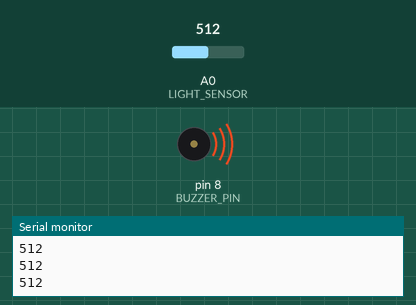
Recording of a sketch running on a simulated Arduino Uno, built with avr-gcc and run on an emulated ATmega328P. Parts: buzzer (waves = sounding), the last lines printed to the serial monitor. The test bench sets the inputs (shaded band); at power-on: A0 (LIGHT_SENSOR) = 512.

Above: at 1.2 s.
1.3 s: A0 (LIGHT_SENSOR) set to 0
At 1.7 s:
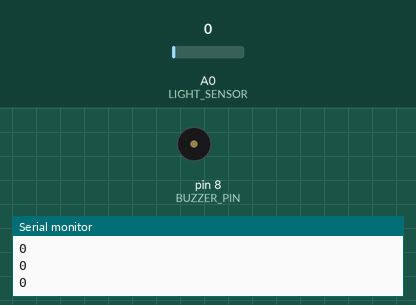
2.8 s: A0 (LIGHT_SENSOR) set to 122
At 4.1 s:
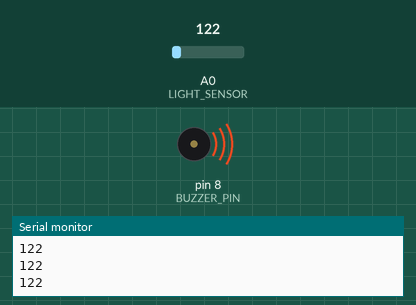
Timing chart, 0 to 5.8 s (numbered marks = the images above; inputs shaded):
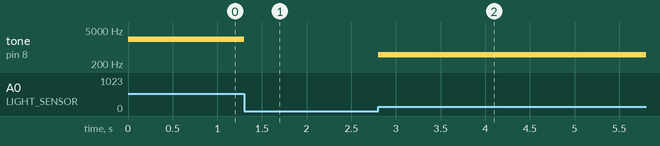

The sketch:

light_controlled_buzzer.ino
```cpp
/*
 * mike knerr
 *
 * an optical-thereminvox, not the original analog RF type
 * buzzer tone varies directly with reading
 * from light sensor (photoresistor)
 * and what a story https://en.wikipedia.org/wiki/Leon_Theremin
 */

#define BUZZER_PIN 8 //digital
#define LIGHT_SENSOR A0 //analog


 void setup() {
    pinMode(BUZZER_PIN, OUTPUT);
    Serial.begin(9600);
 }

void loop() {

    //monitor numerical output from sensor also

    int sensorValue = analogRead(A0); // read input on analog pin 0 (A0)
    Serial.println(sensorValue); // print out result to serial monitor

    tone(BUZZER_PIN, analogRead(LIGHT_SENSOR) * 4,10);

    //noTone(BUZZER_PIN);
}
```

Measured:
- after the input at 1.3 s, tone on pin 8 (BUZZER_PIN): 2048 Hz → silent at once
- after the input at 2.8 s, tone on pin 8 (BUZZER_PIN): silent → 488 Hz at once
